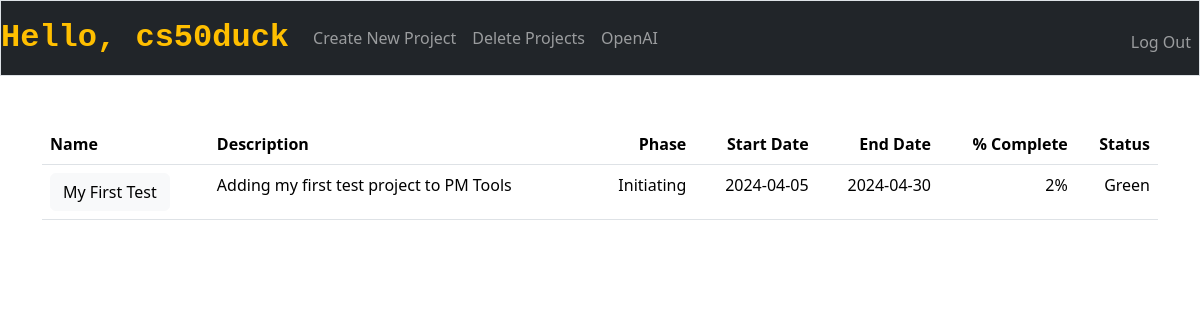
Page / (signed in) on the earlier database version.
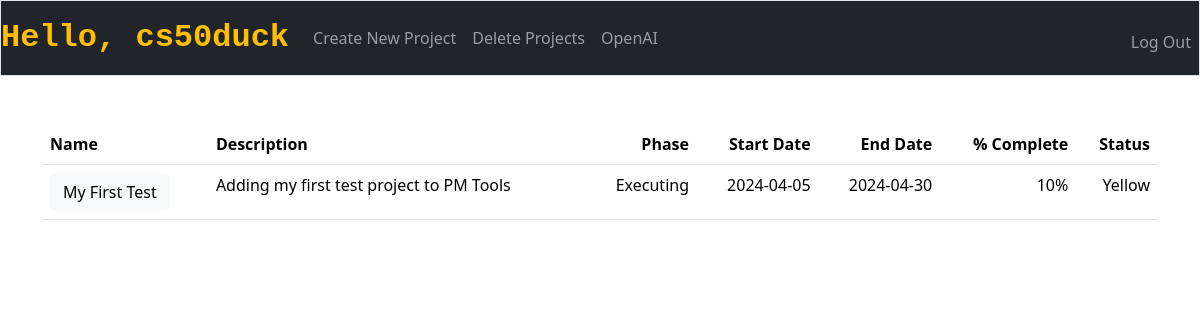
Same page on the later database version.
### tables this page shows
CREATE TABLE users(
	id INTEGER PRIMARY KEY AUTOINCREMENT NOT NULL,
	username TEXT NOT NULL,
	hash TEXT NOT NULL);

CREATE TABLE projects(
	id INTEGER PRIMARY KEY AUTOINCREMENT NOT NULL,
	user_id INTEGER NOT NULL,
	name TEXT NOT NULL,
	description TEXT NOT NULL,
	start_date DATE NOT NULL,
	end_date DATE NOT NULL,
	percent_complete INTEGER NOT NULL DEFAULT 0,
	status TEXT CHECK(status IN('Green', 'Yellow', 'Red')) NOT NULL DEFAULT 'Green',
	phase TEXT CHECK(phase IN('Initiating', 'Plannning', 'Executing', 'Delivering', 'Closing')) NOT NULL DEFAULT 'Initiating',
	FOREIGN KEY(user_id) REFERENCES users(id)
	);

### app.py (the view)
@app.route("/", methods=["GET", "POST"])
@login_required
def index():
    user = db.execute("SELECT username FROM users WHERE id = ?", session["user_id"])[0]
    projects = db.execute("SELECT * FROM projects WHERE user_id = ?", session["user_id"])
    if request.method == "POST":
        project_id = request.form["project_id"]
        url = "/edit_project/" + str(project_id)
        return redirect(url)
    else:
        return render_template("index.html", user=user, projects=projects)

### app.py (called while the page is built)
@app.after_request
def after_request(response):
    response.headers["Cache-Control"] = "no-cache, no-store, must-revalidate"
    response.headers["Expires"] = 0
    response.headers["Pragma"] = "no-cache"
    return response

### helpers.py (called while the page is built)
def login_required(f):
    @wraps(f)
    def decorated_function(*args, **kwargs):
        if session.get("user_id") is None:
            return redirect("/login")
        return f(*args, **kwargs)
    return decorated_function

### templates/index.html (shortened to what this page needs)
{% extends "layout.html" %}
{% block main %}
    <table class="table table-all">
        <thead>
            <tr>
                <th class="text-start">Name</th>
                <th class="text-start">Description</th>
                <th class="text-end">Phase</th>
                <th class="text-end">Start Date</th>
                <th class="text-end">End Date</th>
                <th class="text-end">% Complete</th>
                <th class="text-end">Status</th>
            </tr>
        </thead>
        <tbody>
            {% for project in projects %}
                <tr>
                    <td class="text-start">
                        <form action="/" method="post">
                            <button type="submit" class="btn btn-light">{{ project.name }}</button>
                        </form>
                    </td>
                    <td class="text-start">{{ project.description }}</td>
                    <td class="text-end">{{ project.phase }}</td>
                    <td class="text-end">{{ project.start_date }}</td>
                    <td class="text-end">{{ project.end_date }}</td>
                    <td class="text-end">{{ project.percent_complete }}%</td>
                    <td class="text-end">{{ project.status }}</td>
                </tr>
            {% endfor %}
        </tbody>
    </table>
{% endblock %}

### templates/layout.html (shortened to what this page needs)
<!DOCTYPE html>
<html lang="en">
    <head>
        <link href="https://cdn.jsdelivr.net/npm/bootstrap@5.3.2/dist/css/bootstrap.min.css" rel="stylesheet">
        <link href="/static/styles.css" rel="stylesheet">
    </head>
    <body>
        <nav class="bg-dark border navbar navbar-expand-md navbar-dark">
            <a class="navbar-brand" href="/">
                {% if session["user_id"] %}
                    Hello, {{ user.username }}
                {% else %}
                    PM Tools
                {% endif %}
            </a>
            <div class="collapse navbar-collapse" id="navbarSupportedContent">
                {% if session["user_id"] %}
                    <ul class="navbar-nav mr-auto">
                        <li class="nav-item">
                            <a class="nav-link" href="/new_project">Create New Project</a>
                        </li>
                        <li class="nav-item">
                            <a class="nav-link" href="/delete_project">Delete Projects</a>
                        </li>
                        <li class="nav-item">
                            <a class="nav-link" href="/openai">OpenAI</a>
                        </li>
                    </ul>
                    <ul class="navbar-nav ms-auto mt-2">
                        <li class="nav-item"><a class="nav-link" href="/logout">Log Out</a></li>
                    </ul>
                {% else %}
                    <ul class="navbar-nav ms-auto mt-2">
                        <li class="nav-item"><a class="nav-link" href="/register">Register</a></li>
                        <li class="nav-item"><a class="nav-link" href="/login">Log In</a></li>
                    </ul>
                {% endif %}
            </div>
        </nav>
        <main class="container py-5 text-center">
            {% block main %}{% endblock %}
        </main>
    </body>
</html>

### static/styles.css (style rules this page uses)
nav .navbar-brand { font-family: 'Courier New', monospace; font-size: xx-large; color: #FFBF00; font-weight: bold; }

Differences in the rows shown:
changed projects "My First Test": phase "Initiating" → "Executing"; percent_complete "2" → "10"; status "Green" → "Yellow"
